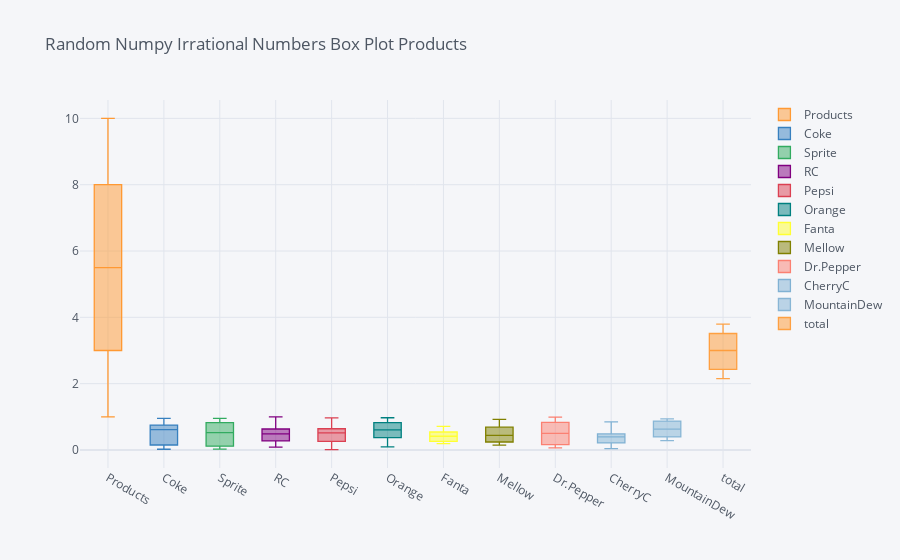

Notebook source saved alongside this figure:
### Code cell
ran.iplot(kind='box', title='Random Numpy Irrational Numbers Box Plot Products')

### Figure 1 — Plotly figure (JSON) as saved in the notebook; plotly's stock layout.template omitted (floating-point values rounded to 4 significant figures)
{"data": [{"boxpoints": false, "line": {"width": 1.3}, "marker": {"color": "rgba(255, 153, 51, 1.0)"}, "name": "Products", "orientation": "v", "type": "box", "y": [1, 2, 3, 4, 5, 6, 7, 8, 9, 10]}, {"boxpoints": false, "line": {"width": 1.3}, "marker": {"color": "rgba(55, 128, 191, 1.0)"}, "name": "Coke", "orientation": "v", "type": "box", "y": [0.04828, 0.1495, 0.02115, 0.6277, 0.4892, 0.644, 0.7502, 0.5935, 0.8197, 0.9542]}, {"boxpoints": false, "line": {"width": 1.3}, "marker": {"color": "rgba(50, 171, 96, 1.0)"}, "name": "Sprite", "orientation": "v", "type": "box", "y": [0.1154, 0.7513, 0.5992, 0.02436, 0.08243, 0.2964, 0.4429, 0.8612, 0.9498, 0.8263]}, {"boxpoints": false, "line": {"width": 1.3}, "marker": {"color": "rgba(128, 0, 128, 1.0)"}, "name": "RC", "orientation": "v", "type": "box", "y": [0.5793, 0.6317, 0.6159, 0.6908, 0.327, 0.08291, 0.9971, 0.2736, 0.3969, 0.1791]}, {"boxpoints": false, "line": {"width": 1.3}, "marker": {"color": "rgba(219, 64, 82, 1.0)"}, "name": "Pepsi", "orientation": "v", "type": "box", "y": [0.5198, 0.548, 0.5055, 0.2589, 0.9704, 0.444, 0.6987, 0.03983, 0.6394, 0.0109]}, {"boxpoints": false, "line": {"width": 1.3}, "marker": {"color": "rgba(0, 128, 128, 1.0)"}, "name": "Orange", "orientation": "v", "type": "box", "y": [0.9711, 0.9005, 0.5673, 0.2946, 0.6634, 0.593, 0.6165, 0.09417, 0.3704, 0.8273]}, {"boxpoints": false, "line": {"width": 1.3}, "marker": {"color": "rgba(255, 255, 51, 1.0)"}, "name": "Fanta", "orientation": "v", "type": "box", "y": [0.2421, 0.5417, 0.6994, 0.2575, 0.4596, 0.3689, 0.2906, 0.4909, 0.1894, 0.7141]}, {"boxpoints": false, "line": {"width": 1.3}, "marker": {"color": "rgba(128, 128, 0, 1.0)"}, "name": "Mellow", "orientation": "v", "type": "box", "y": [0.5704, 0.1767, 0.6887, 0.5508, 0.2404, 0.2588, 0.7733, 0.325, 0.1457, 0.924]}, {"boxpoints": false, "line": {"width": 1.3}, "marker": {"color": "rgba(251, 128, 114, 1.0)"}, "name": "Dr.Pepper", "orientation": "v", "type": "box", "y": [0.7862, 0.2488, 0.831, 0.1604, 0.07187, 0.9893, 0.3078, 0.06536, 0.9433, 0.6899]}, {"boxpoints": false, "line": {"width": 1.3}, "marker": {"color": "rgba(128, 177, 211, 1.0)"}, "name": "CherryC", "orientation": "v", "type": "box", "y": [0.4838, 0.6644, 0.8489, 0.3442, 0.4499, 0.2971, 0.03845, 0.2125, 0.04573, 0.479]}, {"boxpoints": false, "line": {"width": 1.3}, "marker": {"color": "rgba(128, 177, 211, 0.8999999999999999)"}, "name": "MountainDew", "orientation": "v", "type": "box", "y": [0.6995, 0.7999, 0.4295, 0.3944, 0.9363, 0.2822, 0.5533, 0.8698, 0.8943, 0.34]}, {"boxpoints": false, "line": {"width": 1.3}, "marker": {"color": "rgba(255, 153, 51, 0.8999999999999999)"}, "name": "total", "orientation": "v", "type": "box", "y": [2.476, 3.523, 3.008, 2.154, 2.992, 2.429, 3.796, 2.353, 3.366, 3.512]}], "layout": {"legend": {"bgcolor": "#F5F6F9", "font": {"color": "#4D5663"}}, "paper_bgcolor": "#F5F6F9", "plot_bgcolor": "#F5F6F9", "title": {"font": {"color": "#4D5663"}, "text": "Random Numpy Irrational Numbers Box Plot Products"}, "xaxis": {"gridcolor": "#E1E5ED", "showgrid": true, "tickfont": {"color": "#4D5663"}, "title": {"font": {"color": "#4D5663"}, "text": ""}, "zerolinecolor": "#E1E5ED"}, "yaxis": {"gridcolor": "#E1E5ED", "showgrid": true, "tickfont": {"color": "#4D5663"}, "title": {"font": {"color": "#4D5663"}, "text": ""}, "zerolinecolor": "#E1E5ED"}}}
